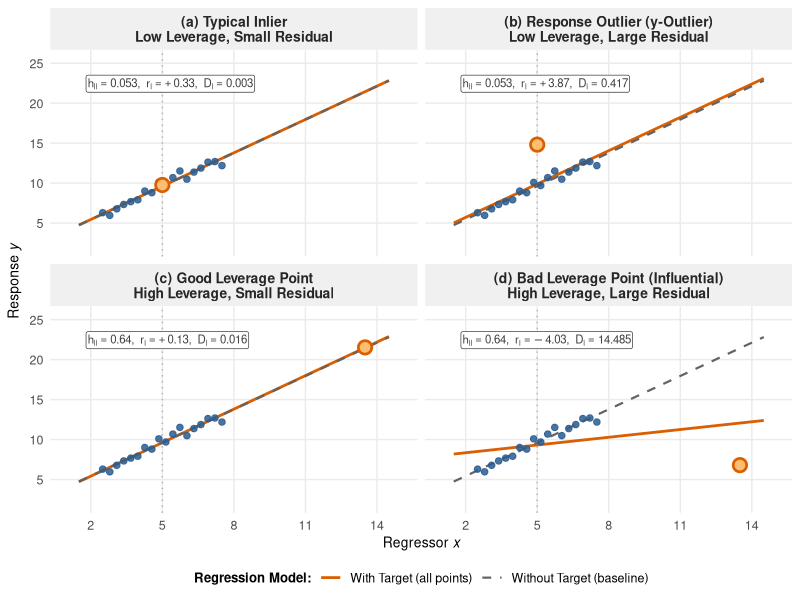

This figure's R source:
# Influence and Outliers: Geometric Taxonomy (Lecture 11)
# Illustrates the 4-quadrant taxonomy of regression points:
#   Quadrant 1: Typical Inlier      (Low leverage, small residual)
#   Quadrant 2: y-Outlier           (Low leverage, large residual)
#   Quadrant 3: Good Leverage Point (High leverage, small residual)
#   Quadrant 4: Bad Leverage Point  (High leverage, large residual - influential)
#
# Generates: influence-geometry.pdf

library(ggplot2)

# ---- Plot configuration & theme ----------------------------------------------
pt_base_col   <- "#2b5c8f"    # Slate blue for baseline points
pt_target_col <- "#d95f02"    # Red-orange for target observation
line_full_col <- "#d95f02"    # Line with target point (solid)
line_base_col <- "#636363"    # Line without target point (dashed)

theme_lecture <- function() {
  theme_minimal(base_size = 11) +
    theme(
      panel.background = element_rect(fill = "transparent", colour = NA),
      plot.background  = element_rect(fill = "transparent", colour = NA),
      legend.background = element_rect(fill = "transparent", colour = NA),
      legend.box.background = element_rect(fill = "transparent", colour = NA),
      panel.grid.minor = element_blank(),
      strip.text = element_text(size = 10, face = "bold", colour = "grey15"),
      strip.background = element_rect(fill = "#f0f0f0", colour = NA),
      axis.title = element_text(size = 10),
      axis.text = element_text(size = 9)
    )
}

# Determine output directory
fig_dir <- if (file.exists("delivery.csv")) {
  "."
} else if (dir.exists("11_influence-outliers/figures")) {
  "11_influence-outliers/figures"
} else if (dir.exists("figures")) {
  "figures"
} else {
  "."
}

# ---- Generate synthetic baseline data ----------------------------------------
set.seed(42)
n_base <- 18
x_base <- seq(2.5, 7.5, length.out = n_base)
# True relationship: y = 2.0 + 1.5 * x + e, e ~ N(0, 0.4^2)
e_base <- rnorm(n_base, mean = 0, sd = 0.40)
y_base <- 2.0 + 1.5 * x_base + e_base

fit_base <- lm(y_base ~ x_base)
b0_base  <- coef(fit_base)[1]
b1_base  <- coef(fit_base)[2]

# Centroid of baseline
x_bar <- mean(x_base)   # 5.0
y_hat_center <- b0_base + b1_base * x_bar

# ---- Define the 4 target points ----------------------------------------------
# 1. Inlier: low leverage (at x = 5.0), small residual (on regression line)
# 2. y-Outlier: low leverage (at x = 5.0), large residual (+5.2 units above line)
# 3. Good Leverage: high leverage (at x = 13.5), small residual (conforms to line)
# 4. Bad Leverage: high leverage (at x = 13.5), discordant y (pulled down to y = 6.8)

x_target_high <- 13.5
y_target_good <- b0_base + b1_base * x_target_high + 0.1   # ~21.5
y_target_bad  <- 6.8                                       # severe drop

scenarios <- list(
  q1 = list(
    panel_title = "(a) Typical Inlier\nLow Leverage, Small Residual",
    x_t = 5.0,
    y_t = y_hat_center + 0.15,
    desc = "Target conforms to local pattern\nLine unaffected"
  ),
  q2 = list(
    panel_title = "(b) Response Outlier (y-Outlier)\nLow Leverage, Large Residual",
    x_t = 5.0,
    y_t = y_hat_center + 5.2,
    desc = "Shifts intercept upward\nSlope virtually unchanged"
  ),
  q3 = list(
    panel_title = "(c) Good Leverage Point\nHigh Leverage, Small Residual",
    x_t = x_target_high,
    y_t = y_target_good,
    desc = "Conforms to linear trend\nStabilizes slope, precision increases"
  ),
  q4 = list(
    panel_title = "(d) Bad Leverage Point (Influential)\nHigh Leverage, Large Residual",
    x_t = x_target_high,
    y_t = y_target_bad,
    desc = "Extreme leverage + discordance\nPulls regression line toward itself"
  )
)

# ---- Build data frames for plotting ------------------------------------------
plot_points <- data.frame()
plot_lines  <- data.frame()
plot_annot  <- data.frame()

grid_x <- seq(1.5, 14.5, length.out = 150)


for (s_id in names(scenarios)) {
  s <- scenarios[[s_id]]
  
  # Data for this scenario (18 baseline + 1 target = 19 points)
  df_scen <- data.frame(
    x = c(x_base, s$x_t),
    y = c(y_base, s$y_t),
    type = c(rep("Baseline", n_base), "Target"),
    panel = s$panel_title
  )
  
  fit_all <- lm(y ~ x, data = df_scen)
  
  # Diagnostics for target point (row 19)
  h_all    <- hatvalues(fit_all)
  r_all    <- rstandard(fit_all)
  cook_all <- cooks.distance(fit_all)
  
  h_t    <- h_all[19]
  r_t    <- r_all[19]
  cook_t <- cook_all[19]
  b0_all <- coef(fit_all)[1]
  b1_all <- coef(fit_all)[2]
  
cat(sprintf("%s:\n", gsub("\n", " - ", s$panel_title)))
cat(sprintf("  Target Point : (x = %.2f, y = %.2f)\n", s$x_t, s$y_t))
cat(sprintf("  Diagnostics  : h_ii = %.3f (2p/n = %.3f), r_i = %+.2f, Cook's D = %.3f\n",
             h_t, 2 * 2 / 19, r_t, cook_t))
cat(sprintf("  Slope without: b1 = %.3f | Slope with: b1 = %.3f (delta = %+.3f)\n\n",
             b1_base, b1_all, b1_all - b1_base))
  
  # Line predictions across grid_x
  lines_scen <- rbind(
    data.frame(
      panel = s$panel_title,
      x = grid_x,
      y = b0_base + b1_base * grid_x,
      model = "Without Target (baseline)"
    ),
    data.frame(
      panel = s$panel_title,
      x = grid_x,
      y = b0_all + b1_all * grid_x,
      model = "With Target (all points)"
    )
  )
  
  # Annotation label showing key diagnostics inside each panel
  # (plotmath ignores "\n", so all three values go on one line)
  diag_label <- sprintf("h[ii] == %.3f*','~~r[i] == %+.2f*','~~D[i] == %.3f",
                        h_t, r_t, cook_t)
  annot_scen <- data.frame(
    panel = s$panel_title,
    x = 1.8,
    y = 23.5,
    label = diag_label
  )
  
  plot_points <- rbind(plot_points, df_scen)
  plot_lines  <- rbind(plot_lines, lines_scen)
  plot_annot  <- rbind(plot_annot, annot_scen)
}

# Preserve factor order of panels
panel_levels <- sapply(scenarios, function(s) s$panel_title)
plot_points$panel <- factor(plot_points$panel, levels = panel_levels)
plot_lines$panel  <- factor(plot_lines$panel, levels = panel_levels)
plot_annot$panel  <- factor(plot_annot$panel, levels = panel_levels)

# Separate points into baseline and target for clean layer styling
pts_base   <- subset(plot_points, type == "Baseline")
pts_target <- subset(plot_points, type == "Target")

# ---- Construct 4-panel ggplot ------------------------------------------------
p_geom <- ggplot() +
  # Reference line for x_bar centroid in regressor space
  geom_vline(xintercept = x_bar, linetype = "dotted", colour = "grey70", linewidth = 0.5) +
  # Fitted lines
  geom_line(
    data = plot_lines,
    aes(x = x, y = y, colour = model, linetype = model, linewidth = model)
  ) +
  # Baseline points
  geom_point(
    data = pts_base,
    aes(x = x, y = y),
    colour = pt_base_col,
    size = 1.9,
    alpha = 0.85
  ) +
  # Target point with highlight ring
  geom_point(
    data = pts_target,
    aes(x = x, y = y),
    colour = pt_target_col,
    fill = "#fdbf6f",
    shape = 21,
    size = 3.6,
    stroke = 1.4
  ) +
  # Diagnostic metrics annotation (filled box so the x-bar line does not cross the text)
  geom_label(
    data = plot_annot,
    aes(x = x, y = y, label = label),
    parse = TRUE,
    hjust = 0,
    vjust = 1,
    size = 2.9,
    colour = "grey25",
    fill = "white",
    linewidth = 0,
    label.padding = unit(0.12, "lines")
  ) +
  # Faceting: 2x2 grid corresponding to the 4 quadrants
  facet_wrap(~ panel, nrow = 2, ncol = 2) +
  scale_colour_manual(
    name = "Regression Model:",
    values = c(
      "Without Target (baseline)" = line_base_col,
      "With Target (all points)"  = line_full_col
    )
  ) +
  scale_linetype_manual(
    name = "Regression Model:",
    values = c(
      "Without Target (baseline)" = "dashed",
      "With Target (all points)"  = "solid"
    )
  ) +
  scale_linewidth_manual(
    name = "Regression Model:",
    values = c(
      "Without Target (baseline)" = 0.75,
      "With Target (all points)"  = 0.95
    )
  ) +
  scale_x_continuous(
    name = expression(Regressor ~ italic(x)),
    limits = c(1.0, 15.0),
    breaks = seq(2, 14, by = 3)
  ) +
  scale_y_continuous(
    name = expression(Response ~ italic(y)),
    limits = c(2.0, 25.5),
    breaks = seq(5, 25, by = 5)
  ) +
  theme_lecture() +
  theme(
    legend.position = "bottom",
    legend.title = element_text(size = 9.5, face = "bold"),
    legend.text = element_text(size = 9),
    legend.margin = margin(t = -3, b = 2)
  )

# ---- Save PDF ----------------------------------------------------------------
out_path <- file.path(fig_dir, "influence-geometry.pdf")
ggsave(
  filename = out_path,
  plot = p_geom,
  bg = "transparent",
  device = cairo_pdf,
  width = 6.8,
  height = 5.2
)
